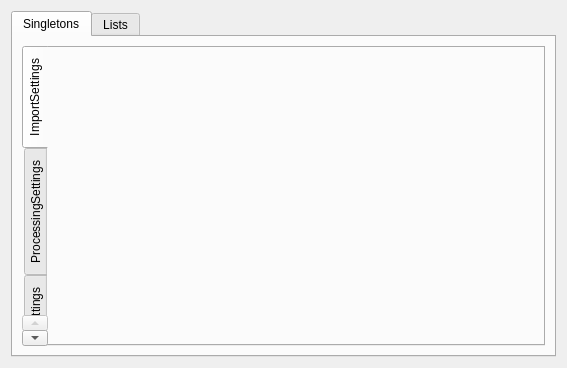
<?xml version="1.0" encoding="UTF-8"?>
<ui version="4.0">
 <class>Dialog</class>
 <widget class="QDialog" name="Dialog">
  <property name="geometry">
   <rect>
    <x>0</x>
    <y>0</y>
    <width>567</width>
    <height>368</height>
   </rect>
  </property>
  <property name="windowTitle">
   <string>Configuration Files</string>
  </property>
  <layout class="QVBoxLayout" name="verticalLayout">
   <item>
    <widget class="QTabWidget" name="tabWidget">
     <property name="currentIndex">
      <number>0</number>
     </property>
     <widget class="QWidget" name="tab">
      <attribute name="title">
       <string>Singletons</string>
      </attribute>
      <layout class="QVBoxLayout" name="verticalLayout_2">
       <item>
        <widget class="QTabWidget" name="tabWidget_2">
         <property name="tabPosition">
          <enum>QTabWidget::TabPosition::West</enum>
         </property>
         <property name="currentIndex">
          <number>0</number>
         </property>
         <widget class="QWidget" name="tab_3">
          <attribute name="title">
           <string>ImportSettings</string>
          </attribute>
          <layout class="QVBoxLayout" name="verticalLayout_3"/>
         </widget>
         <widget class="QWidget" name="tab_4">
          <attribute name="title">
           <string>ProcessingSettings</string>
          </attribute>
          <layout class="QVBoxLayout" name="verticalLayout_4"/>
         </widget>
         <widget class="QWidget" name="tab_5">
          <attribute name="title">
           <string>ExportSettings</string>
          </attribute>
          <layout class="QVBoxLayout" name="verticalLayout_5"/>
         </widget>
         <widget class="QWidget" name="tab_6">
          <attribute name="title">
           <string>EngineResourceData</string>
          </attribute>
          <layout class="QVBoxLayout" name="verticalLayout_6"/>
         </widget>
        </widget>
       </item>
      </layout>
     </widget>
     <widget class="QWidget" name="tab_2">
      <attribute name="title">
       <string>Lists</string>
      </attribute>
      <widget class="QLabel" name="label">
       <property name="geometry">
        <rect>
         <x>20</x>
         <y>0</y>
         <width>321</width>
         <height>71</height>
        </rect>
       </property>
       <property name="styleSheet">
        <string notr="true">font: 26pt &quot;Microsoft YaHei UI&quot;;</string>
       </property>
       <property name="text">
        <string>Not Implemented</string>
       </property>
      </widget>
      <widget class="QLabel" name="label_2">
       <property name="geometry">
        <rect>
         <x>20</x>
         <y>50</y>
         <width>401</width>
         <height>61</height>
        </rect>
       </property>
       <property name="text">
        <string>I'm sorry,but this function is not implemented.</string>
       </property>
      </widget>
     </widget>
    </widget>
   </item>
  </layout>
 </widget>
 <resources/>
 <connections/>
</ui>
